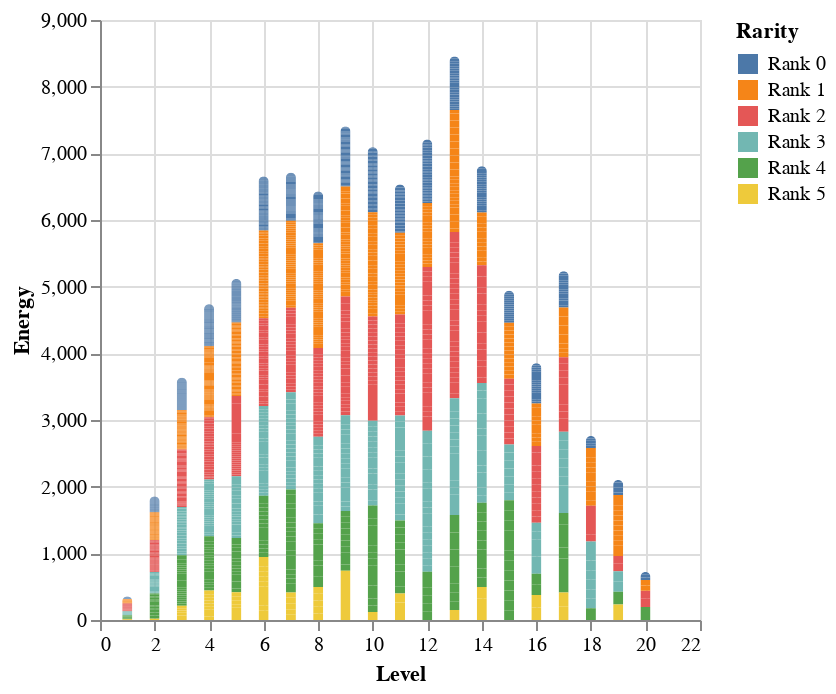

Write notebook code for a chart like this one.
### Code cell
chart(df, 'Level', 'Energy', 'Rarity')

### Figure 1 — Vega specification as saved in the notebook (floating-point values rounded to 4 significant figures; data arrays with more than 128 entries replaced by an {"elided": "..."} marker saying what was removed)
{"$schema": "https://vega.github.io/schema/vega/v5.json", "data": [{"name": "source_0", "values": {"elided": "2500 records"}}, {"name": "source_0_x_domain_Level", "values": [{"min": 1, "max": 20}]}, {"name": "source_0_color_domain_Rarity", "values": [{"Rarity": "Rank 1"}, {"Rarity": "Rank 0"}, {"Rarity": "Rank 2"}, {"Rarity": "Rank 3"}, {"Rarity": "Rank 4"}, {"Rarity": "Rank 5"}]}], "marks": [{"type": "group", "from": {"facet": {"data": "source_0", "name": "stack_group_main", "groupby": ["Level"], "aggregate": {"fields": ["Energy_start", "Energy_start", "Energy_end", "Energy_end"], "ops": ["min", "max", "min", "max"]}}}, "encode": {"update": {"y2": {"signal": "max(scale('y',datum[\"min_Energy_start\"]),scale('y',datum[\"max_Energy_start\"]),scale('y',datum[\"min_Energy_end\"]),scale('y',datum[\"max_Energy_end\"]))"}, "cornerRadiusTopRight": {"value": 3}, "y": {"signal": "min(scale('y',datum[\"min_Energy_start\"]),scale('y',datum[\"max_Energy_start\"]),scale('y',datum[\"min_Energy_end\"]),scale('y',datum[\"max_Energy_end\"]))"}, "xc": {"field": "Level", "scale": "x"}, "cornerRadiusTopLeft": {"value": 3}, "clip": {"value": true}, "width": {"value": 5}}}, "marks": [{"type": "group", "encode": {"update": {"width": {"field": {"signal": null, "datum": null, "group": "width", "parent": null}}, "y": {"field": {"signal": null, "datum": null, "group": "y", "parent": null}, "mult": -1}}}, "marks": [{"type": "rect", "name": "marks", "from": {"data": "stack_group_main"}, "encode": {"update": {"fill": {"field": "Rarity", "scale": "color"}, "description": {"signal": "\"Level: \" + (format(datum[\"Level\"], \"\")) + \"; Energy: \" + (format(datum[\"Energy\"], \"\")) + \"; Rarity: \" + (isValid(datum[\"Rarity\"]) ? datum[\"Rarity\"] : \"\"+datum[\"Rarity\"])"}, "ariaRoleDescription": {"value": "bar"}, "width": {"field": {"signal": null, "datum": null, "group": "width", "parent": null}}, "y": {"field": "Energy_end", "scale": "y"}, "y2": {"field": "Energy_start", "scale": "y"}}}, "style": ["bar"]}]}]}], "scales": [{"name": "x", "type": "linear", "domain": [{"signal": "(data(\"source_0_x_domain_Level\")[0] || {}).min"}, {"signal": "(data(\"source_0_x_domain_Level\")[0] || {}).max"}], "range": [0, {"signal": "width"}], "padding": 5, "nice": true, "zero": false}, {"name": "y", "type": "linear", "domain": {"data": "source_0", "fields": ["Energy_start", "Energy_end"]}, "range": [{"signal": "height"}, 0], "nice": true, "zero": true}, {"name": "color", "type": "ordinal", "domain": {"data": "source_0_color_domain_Rarity", "field": "Rarity", "sort": true}, "range": "category"}], "axes": [{"scale": "x", "aria": false, "orient": "bottom", "gridScale": "y", "domain": false, "grid": true, "maxExtent": 0, "tickCount": {"signal": "ceil(width/40)"}, "ticks": false, "labels": false, "minExtent": 0, "zindex": 0}, {"scale": "y", "minExtent": 0, "orient": "left", "gridScale": "x", "tickCount": {"signal": "ceil(height/40)"}, "grid": true, "maxExtent": 0, "labels": false, "aria": false, "ticks": false, "zindex": 0, "domain": false}, {"scale": "x", "zindex": 0, "tickCount": {"signal": "ceil(width/40)"}, "labelFlush": true, "orient": "bottom", "title": "Level", "grid": false, "labelOverlap": true}, {"scale": "y", "title": "Energy", "orient": "left", "tickCount": {"signal": "ceil(height/40)"}, "zindex": 0, "grid": false, "labelOverlap": true}], "width": 300, "height": 300, "padding": 5, "style": "cell", "legends": [{"fill": "color", "symbolType": "square", "title": "Rarity"}], "background": "white"}
